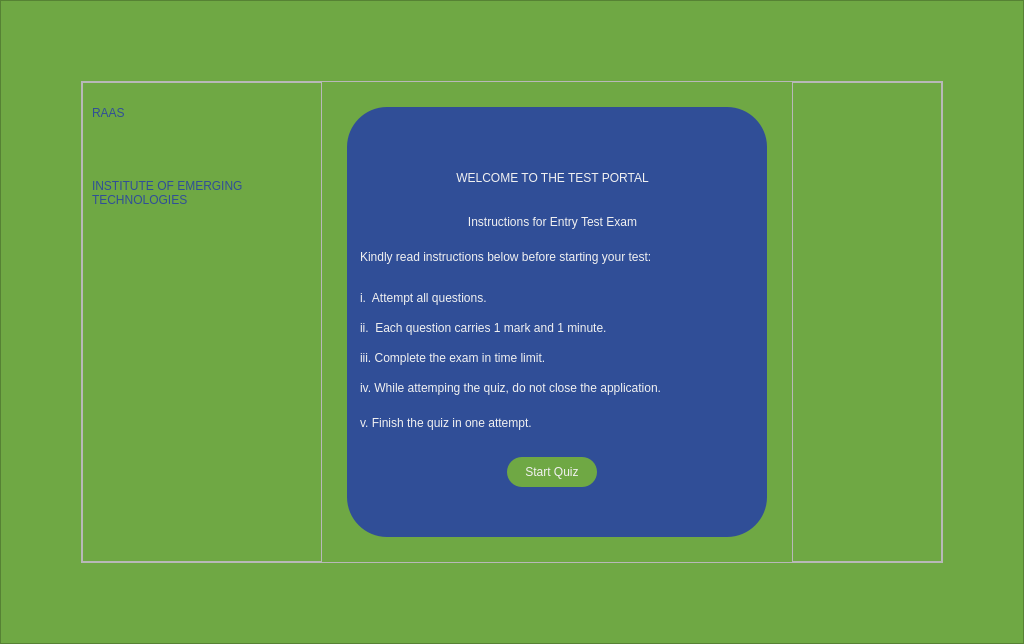
<?xml version="1.0" encoding="UTF-8"?>
<ui version="4.0">
 <class>Instructions</class>
 <widget class="QMainWindow" name="Instructions">
  <property name="geometry">
   <rect>
    <x>0</x>
    <y>0</y>
    <width>1024</width>
    <height>644</height>
   </rect>
  </property>
  <property name="windowTitle">
   <string>MainWindow</string>
  </property>
  <property name="windowIcon">
   <iconset resource="../Admin/icon.qrc">
    <normaloff>:/icons/icons/backgrounds/hands.png</normaloff>:/icons/icons/backgrounds/hands.png</iconset>
  </property>
  <property name="styleSheet">
   <string notr="true">QFrame#instructions_form{
background-color: rgb(48, 78, 151);
border-radius:40px;
margin: 25px;
}
QFrame#border_frame
{
background-color:#6fa844 ;
}
QFrame#main_frame{
background-image: url(:/icons/Background2.jpg);

background-position:center;
background-repeat:no-repeat;
}
</string>
  </property>
  <widget class="QWidget" name="centralwidget">
   <layout class="QVBoxLayout" name="verticalLayout">
    <property name="spacing">
     <number>0</number>
    </property>
    <property name="leftMargin">
     <number>0</number>
    </property>
    <property name="topMargin">
     <number>0</number>
    </property>
    <property name="rightMargin">
     <number>0</number>
    </property>
    <property name="bottomMargin">
     <number>0</number>
    </property>
    <item>
     <widget class="QFrame" name="border_frame">
      <property name="sizePolicy">
       <sizepolicy hsizetype="Expanding" vsizetype="Expanding">
        <horstretch>0</horstretch>
        <verstretch>0</verstretch>
       </sizepolicy>
      </property>
      <property name="styleSheet">
       <string notr="true"/>
      </property>
      <property name="frameShape">
       <enum>QFrame::StyledPanel</enum>
      </property>
      <property name="frameShadow">
       <enum>QFrame::Raised</enum>
      </property>
      <layout class="QVBoxLayout" name="verticalLayout_2">
       <property name="spacing">
        <number>0</number>
       </property>
       <property name="leftMargin">
        <number>80</number>
       </property>
       <property name="topMargin">
        <number>80</number>
       </property>
       <property name="rightMargin">
        <number>80</number>
       </property>
       <property name="bottomMargin">
        <number>80</number>
       </property>
       <item>
        <widget class="QFrame" name="main_frame">
         <property name="sizePolicy">
          <sizepolicy hsizetype="Expanding" vsizetype="Expanding">
           <horstretch>0</horstretch>
           <verstretch>0</verstretch>
          </sizepolicy>
         </property>
         <property name="maximumSize">
          <size>
           <width>16777215</width>
           <height>16777215</height>
          </size>
         </property>
         <property name="styleSheet">
          <string notr="true"/>
         </property>
         <property name="frameShape">
          <enum>QFrame::StyledPanel</enum>
         </property>
         <property name="frameShadow">
          <enum>QFrame::Raised</enum>
         </property>
         <layout class="QHBoxLayout" name="horizontalLayout">
          <property name="spacing">
           <number>0</number>
          </property>
          <property name="leftMargin">
           <number>0</number>
          </property>
          <property name="topMargin">
           <number>0</number>
          </property>
          <property name="rightMargin">
           <number>0</number>
          </property>
          <property name="bottomMargin">
           <number>0</number>
          </property>
          <item>
           <widget class="QFrame" name="heading_side_bar">
            <property name="sizePolicy">
             <sizepolicy hsizetype="Expanding" vsizetype="Preferred">
              <horstretch>0</horstretch>
              <verstretch>0</verstretch>
             </sizepolicy>
            </property>
            <property name="minimumSize">
             <size>
              <width>240</width>
              <height>0</height>
             </size>
            </property>
            <property name="frameShape">
             <enum>QFrame::StyledPanel</enum>
            </property>
            <property name="frameShadow">
             <enum>QFrame::Raised</enum>
            </property>
            <property name="lineWidth">
             <number>0</number>
            </property>
            <widget class="QLabel" name="RAAS_heading_label">
             <property name="geometry">
              <rect>
               <x>10</x>
               <y>10</y>
               <width>121</width>
               <height>41</height>
              </rect>
             </property>
             <property name="styleSheet">
              <string notr="true">color: rgb(48, 78, 151);
font: 63 32pt &quot;Bahnschrift SemiBold&quot;;</string>
             </property>
             <property name="text">
              <string>RAAS</string>
             </property>
            </widget>
            <widget class="QLabel" name="ET_label">
             <property name="geometry">
              <rect>
               <x>10</x>
               <y>60</y>
               <width>221</width>
               <height>101</height>
              </rect>
             </property>
             <property name="styleSheet">
              <string notr="true">color: rgb(48, 78, 151);
font: 25 22pt &quot;Bahnschrift Light&quot;;</string>
             </property>
             <property name="text">
              <string>INSTITUTE OF EMERGING TECHNOLOGIES</string>
             </property>
             <property name="wordWrap">
              <bool>true</bool>
             </property>
            </widget>
           </widget>
          </item>
          <item alignment="Qt::AlignHCenter|Qt::AlignVCenter">
           <widget class="QFrame" name="instructions_form">
            <property name="sizePolicy">
             <sizepolicy hsizetype="Expanding" vsizetype="Preferred">
              <horstretch>0</horstretch>
              <verstretch>0</verstretch>
             </sizepolicy>
            </property>
            <property name="minimumSize">
             <size>
              <width>470</width>
              <height>480</height>
             </size>
            </property>
            <property name="maximumSize">
             <size>
              <width>16777215</width>
              <height>800</height>
             </size>
            </property>
            <property name="styleSheet">
             <string notr="true"/>
            </property>
            <property name="frameShape">
             <enum>QFrame::StyledPanel</enum>
            </property>
            <property name="frameShadow">
             <enum>QFrame::Sunken</enum>
            </property>
            <property name="lineWidth">
             <number>0</number>
            </property>
            <widget class="QLabel" name="welcome_heading">
             <property name="geometry">
              <rect>
               <x>20</x>
               <y>70</y>
               <width>421</width>
               <height>51</height>
              </rect>
             </property>
             <property name="sizePolicy">
              <sizepolicy hsizetype="Preferred" vsizetype="Fixed">
               <horstretch>0</horstretch>
               <verstretch>0</verstretch>
              </sizepolicy>
             </property>
             <property name="styleSheet">
              <string notr="true">color: rgb(241, 241, 241);
font: 63 20pt &quot;Bahnschrift SemiBold&quot;;
margin:5px;</string>
             </property>
             <property name="text">
              <string>WELCOME TO THE TEST PORTAL</string>
             </property>
             <property name="alignment">
              <set>Qt::AlignCenter</set>
             </property>
             <property name="wordWrap">
              <bool>true</bool>
             </property>
            </widget>
            <widget class="QLabel" name="choose_your_test_label">
             <property name="geometry">
              <rect>
               <x>90</x>
               <y>120</y>
               <width>281</width>
               <height>39</height>
              </rect>
             </property>
             <property name="sizePolicy">
              <sizepolicy hsizetype="Preferred" vsizetype="Fixed">
               <horstretch>0</horstretch>
               <verstretch>0</verstretch>
              </sizepolicy>
             </property>
             <property name="styleSheet">
              <string notr="true">color: rgb(241, 241, 241);

font: 25 18pt &quot;Bahnschrift Light Condensed&quot;;
margin:5px;</string>
             </property>
             <property name="text">
              <string>Instructions for Entry Test Exam</string>
             </property>
             <property name="alignment">
              <set>Qt::AlignCenter</set>
             </property>
            </widget>
            <widget class="QLabel" name="ins_2">
             <property name="geometry">
              <rect>
               <x>30</x>
               <y>230</y>
               <width>371</width>
               <height>31</height>
              </rect>
             </property>
             <property name="sizePolicy">
              <sizepolicy hsizetype="Preferred" vsizetype="Fixed">
               <horstretch>0</horstretch>
               <verstretch>0</verstretch>
              </sizepolicy>
             </property>
             <property name="styleSheet">
              <string notr="true">color: rgb(241, 241, 241);
font: 14pt &quot;Bahnschrift Light Condensed&quot;;
margin:5px;</string>
             </property>
             <property name="text">
              <string>ii.  Each question carries 1 mark and 1 minute.</string>
             </property>
            </widget>
            <widget class="QLabel" name="ins_3">
             <property name="geometry">
              <rect>
               <x>30</x>
               <y>260</y>
               <width>381</width>
               <height>31</height>
              </rect>
             </property>
             <property name="sizePolicy">
              <sizepolicy hsizetype="Preferred" vsizetype="Fixed">
               <horstretch>0</horstretch>
               <verstretch>0</verstretch>
              </sizepolicy>
             </property>
             <property name="styleSheet">
              <string notr="true">color: rgb(241, 241, 241);
font: 14pt &quot;Bahnschrift Light Condensed&quot;;
margin:5px;</string>
             </property>
             <property name="text">
              <string>iii. Complete the exam in time limit.</string>
             </property>
            </widget>
            <widget class="QLabel" name="ins_4">
             <property name="geometry">
              <rect>
               <x>30</x>
               <y>290</y>
               <width>401</width>
               <height>31</height>
              </rect>
             </property>
             <property name="sizePolicy">
              <sizepolicy hsizetype="Preferred" vsizetype="Fixed">
               <horstretch>0</horstretch>
               <verstretch>0</verstretch>
              </sizepolicy>
             </property>
             <property name="styleSheet">
              <string notr="true">color: rgb(241, 241, 241);
font: 14pt &quot;Bahnschrift Light Condensed&quot;;
margin:5px;</string>
             </property>
             <property name="text">
              <string>iv. While attemping the quiz, do not close the application.</string>
             </property>
             <property name="wordWrap">
              <bool>true</bool>
             </property>
            </widget>
            <widget class="QLabel" name="ins_5">
             <property name="geometry">
              <rect>
               <x>30</x>
               <y>320</y>
               <width>341</width>
               <height>41</height>
              </rect>
             </property>
             <property name="sizePolicy">
              <sizepolicy hsizetype="Preferred" vsizetype="Fixed">
               <horstretch>0</horstretch>
               <verstretch>0</verstretch>
              </sizepolicy>
             </property>
             <property name="styleSheet">
              <string notr="true">color: rgb(241, 241, 241);
font: 14pt &quot;Bahnschrift Light Condensed&quot;;
margin:5px;</string>
             </property>
             <property name="text">
              <string>v. Finish the quiz in one attempt.</string>
             </property>
            </widget>
            <widget class="QLabel" name="info_label">
             <property name="geometry">
              <rect>
               <x>30</x>
               <y>160</y>
               <width>391</width>
               <height>41</height>
              </rect>
             </property>
             <property name="sizePolicy">
              <sizepolicy hsizetype="Preferred" vsizetype="Fixed">
               <horstretch>0</horstretch>
               <verstretch>0</verstretch>
              </sizepolicy>
             </property>
             <property name="styleSheet">
              <string notr="true">color: rgb(241, 241, 241);
font: 14pt &quot;Bahnschrift Light Condensed&quot;;
margin:5px;</string>
             </property>
             <property name="text">
              <string>Kindly read instructions below before starting your test:</string>
             </property>
             <property name="alignment">
              <set>Qt::AlignLeading|Qt::AlignLeft|Qt::AlignTop</set>
             </property>
             <property name="wordWrap">
              <bool>true</bool>
             </property>
            </widget>
            <widget class="QLabel" name="ins_1">
             <property name="geometry">
              <rect>
               <x>30</x>
               <y>200</y>
               <width>381</width>
               <height>31</height>
              </rect>
             </property>
             <property name="styleSheet">
              <string notr="true">color: rgb(241, 241, 241);
font: 14pt &quot;Bahnschrift Light Condensed&quot;;
margin:5px;</string>
             </property>
             <property name="text">
              <string>i.  Attempt all questions.</string>
             </property>
            </widget>
            <widget class="QPushButton" name="class_test_btn">
             <property name="geometry">
              <rect>
               <x>180</x>
               <y>370</y>
               <width>100</width>
               <height>40</height>
              </rect>
             </property>
             <property name="sizePolicy">
              <sizepolicy hsizetype="Expanding" vsizetype="Preferred">
               <horstretch>0</horstretch>
               <verstretch>0</verstretch>
              </sizepolicy>
             </property>
             <property name="minimumSize">
              <size>
               <width>100</width>
               <height>40</height>
              </size>
             </property>
             <property name="maximumSize">
              <size>
               <width>100</width>
               <height>40</height>
              </size>
             </property>
             <property name="styleSheet">
              <string notr="true">background-color: rgb(111, 168, 68);
border-radius: 15px;
color: rgb(241, 241, 241);
font:  bold 10pt &quot;Bahnschrift Light&quot;;margin:5px;
vertical-align: center;
horizontal-align: center;</string>
             </property>
             <property name="text">
              <string>Start Quiz</string>
             </property>
             <property name="autoDefault">
              <bool>false</bool>
             </property>
             <property name="flat">
              <bool>false</bool>
             </property>
            </widget>
           </widget>
          </item>
          <item>
           <widget class="QFrame" name="logo_side_bar">
            <property name="sizePolicy">
             <sizepolicy hsizetype="Expanding" vsizetype="Preferred">
              <horstretch>0</horstretch>
              <verstretch>0</verstretch>
             </sizepolicy>
            </property>
            <property name="minimumSize">
             <size>
              <width>150</width>
              <height>0</height>
             </size>
            </property>
            <property name="styleSheet">
             <string notr="true"/>
            </property>
            <property name="frameShape">
             <enum>QFrame::StyledPanel</enum>
            </property>
            <property name="frameShadow">
             <enum>QFrame::Raised</enum>
            </property>
            <property name="lineWidth">
             <number>0</number>
            </property>
            <layout class="QGridLayout" name="gridLayout">
             <property name="topMargin">
              <number>0</number>
             </property>
             <property name="rightMargin">
              <number>0</number>
             </property>
             <property name="bottomMargin">
              <number>0</number>
             </property>
             <property name="spacing">
              <number>0</number>
             </property>
             <item row="0" column="0" alignment="Qt::AlignRight|Qt::AlignBottom">
              <widget class="QLabel" name="hunar_logo">
               <property name="minimumSize">
                <size>
                 <width>80</width>
                 <height>120</height>
                </size>
               </property>
               <property name="maximumSize">
                <size>
                 <width>80</width>
                 <height>120</height>
                </size>
               </property>
               <property name="styleSheet">
                <string notr="true">background-image: url(:/icons/icons/backgrounds/Asset 7-100.jpg);
background-repeat: no-repeat; 
 background-position: right;
margin:5px;
</string>
               </property>
               <property name="text">
                <string/>
               </property>
               <property name="alignment">
                <set>Qt::AlignBottom|Qt::AlignRight|Qt::AlignTrailing</set>
               </property>
              </widget>
             </item>
            </layout>
           </widget>
          </item>
         </layout>
        </widget>
       </item>
      </layout>
     </widget>
    </item>
   </layout>
  </widget>
 </widget>
 <resources>
  <include location="../../THF -  ET Quiz App/Student Panel/icons.qrc"/>
  <include location="../Admin/icon.qrc"/>
 </resources>
 <connections/>
</ui>
